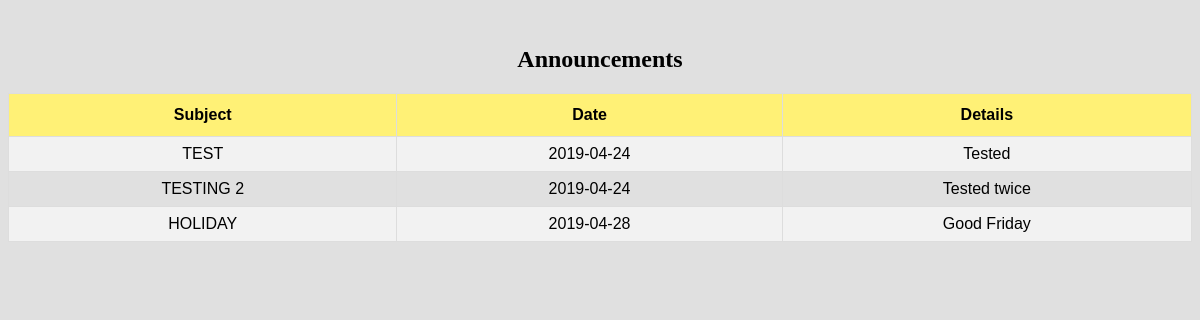
The page /module/faculty/announcements.php (signed in) on the database its author committed.
### tables this page shows
CREATE TABLE `announcement` (
  `Uploaded by` varchar(30) NOT NULL,
  `subject` varchar(40) NOT NULL,
  `date` date NOT NULL,
  `details` varchar(4000) NOT NULL
);

### module/faculty/announcements.php (the view, shortened to what this page needs)
<?php
$appSettings = AppSettings::getInstance();
$link = $appSettings->link;
$sql = "SELECT * FROM announcement;";
$res= mysqli_query($link,$sql);
$string = "";
while($row = mysqli_fetch_array($res)){
        $string .= '<tr><td>'.$row['subject'].
    '</td><td>'.$row['date'].'</td><td>'.
    $row['details'];
}
?>
<html>
    <head>
   <link rel="stylesheet" href="des.css">
		</head>
    <body>
        <br/>
        <center>
        <h2>Announcements</h2>
            <table border="1" id='faculty'>
                <tr>
                    <th>Subject</th>
                    <th>Date</th>
                  	<th>Details</th>
                </tr>
                <?php echo $string;?>
            </table>
        </center>
		</body>
</html>

### module/faculty/des.css (style rules this page uses)
#faculty { font-family: "Trebuchet MS", Arial, Helvetica, sans-serif; border-collapse: collapse; width: 100%; }
#faculty td, #faculty th { border: 1px solid #ddd; padding: 8px; text-align: center; }
#faculty tr:nth-child(even) { background-color: #f2f2f2; }
#faculty th { padding-top: 12px; padding-bottom: 12px; text-align: center; background-color: #FFF176; color: black; }
body { height:100%; background-color:#E0E0E0; }
* { box-sizing: border-box; }

### rows shown on the page
announcement: subject "TEST", date "2019-04-24", details "Tested"
announcement: subject "TESTING 2", date "2019-04-24", details "Tested twice"
announcement: subject "HOLIDAY", date "2019-04-28", details "Good Friday"
